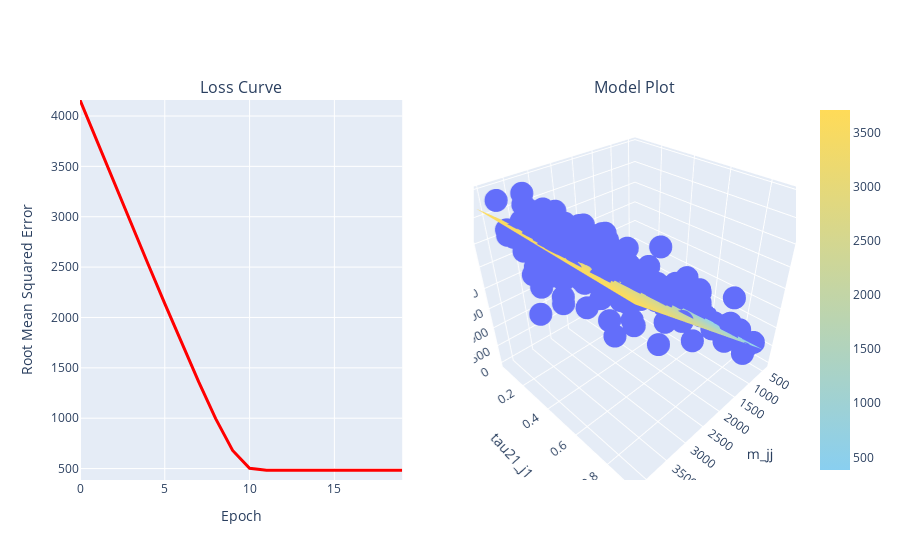

Notebook code cell kept with this figure:
### Code cell
#@title Code - Experiment 1

# The following variables are the hyperparameters.
learning_rate = 0.001
epochs = 20
batch_size = 50

# Specify the feature and the label.
features = ["m_jj", "tau21_j1", "tau21_j2", "tau32_j1", "tau32_j2"]
#label = ["ht", "met"]
label = "ht"

model_1 = run_experiment(training_df, features, label, learning_rate, epochs, batch_size)

### Figure 1 — Plotly figure (JSON) as saved in the notebook; plotly's stock layout.template omitted (floating-point values rounded to 4 significant figures; data arrays with more than 128 entries replaced by an {"elided": "..."} marker saying what was removed)
{"data": [{"hovertemplate": "m_jj=%{x}<br>tau21_j1=%{y}<br>ht=%{z}<extra></extra>", "legendgroup": "", "marker": {"color": "#636efa", "symbol": "circle"}, "mode": "markers", "name": "", "scene": "scene", "showlegend": false, "type": "scatter3d", "x": {"elided": "200 float values"}, "y": {"elided": "200 float values"}, "z": {"elided": "200 float values"}}, {"colorscale": [[0, "#89CFF0"], [1, "#FFDB58"]], "scene": "scene", "type": "surface", "x": [426.9, 1855.0, 4142.0], "y": [0.04615, 0.4408, 0.9277], "z": [[384.0, 1661.0, 3706.0], [384.0, 1661.0, 3706.0], [384.0, 1661.0, 3706.0]]}, {"hovertemplate": "x=%{x}<br>y=%{y}<extra></extra>", "legendgroup": "", "line": {"color": "#ff0000", "dash": "solid", "width": 3}, "marker": {"symbol": "circle"}, "mode": "lines", "name": "", "orientation": "v", "showlegend": false, "type": "scatter", "x": [0, 1, 2, 3, 4, 5, 6, 7, 8, 9, 10, 11, 12, 13, 14, 15, 16, 17, 18, 19], "xaxis": "x", "y": [4159.0, 3750.0, 3344.0, 2940.0, 2535.0, 2138.0, 1744.0, 1360.0, 996.0, 680.1, 502.6, 483.2, 483.2, 483.2, 483.2, 483.1, 483.2, 483.1, 483.1, 483.1], "yaxis": "y"}], "layout": {"annotations": [{"font": {"size": 16}, "showarrow": false, "text": "Loss Curve", "x": 0.225, "xanchor": "center", "xref": "paper", "y": 1, "yanchor": "bottom", "yref": "paper"}, {"font": {"size": 16}, "showarrow": false, "text": "Model Plot", "x": 0.775, "xanchor": "center", "xref": "paper", "y": 1, "yanchor": "bottom", "yref": "paper"}], "scene": {"domain": {"x": [0.55, 1], "y": [0, 1]}, "xaxis": {"title": {"text": "m_jj"}}, "yaxis": {"title": {"text": "tau21_j1"}}, "zaxis": {"title": {"text": "ht"}}}, "xaxis": {"anchor": "y", "domain": [0, 0.45], "title": {"text": "Epoch"}}, "yaxis": {"anchor": "x", "domain": [0, 1], "range": [386.5, 4159.0], "title": {"text": "Root Mean Squared Error"}}}}
